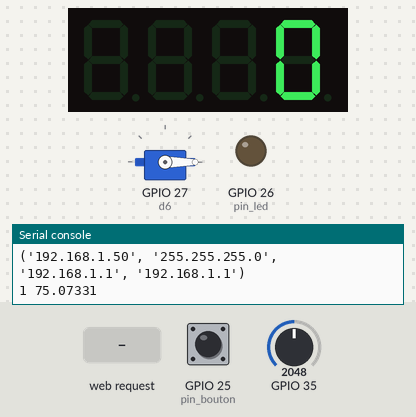
Bench run of a program on a simulated ESP32 board running MicroPython. On the bench: 4-digit seven-segment display, servo, output pins drawn as LEDs (lit = HIGH), the last lines printed to the serial console. The test bench sets the inputs (shaded band); at power-on: GPIO 25 (pin_bouton) HIGH, GPIO 35 = 2048 (analog values on the 0–4095 scale). WiFi joins after 1.5 s; servo angles are drawn from the pulse width (0.5 ms = 0°, 2.5 ms = 180°).

Above: at 2.7 s.
2.8 s: HTTP request GET /?dist=on received
At 3.2 s:
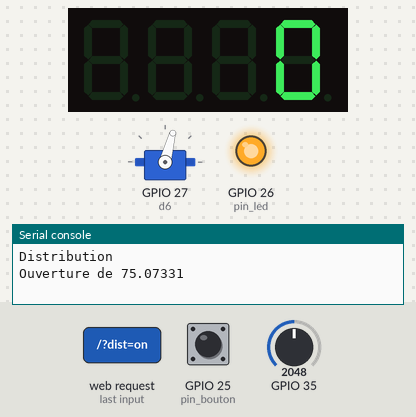
5.3 s: HTTP request GET /?dist=off received
At 6.5 s:
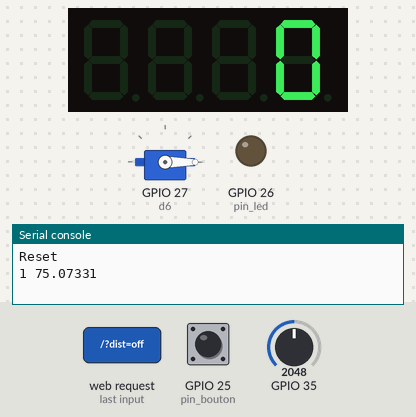
Timing chart, 0 to 8.3 s (numbered marks = the images above; inputs shaded):
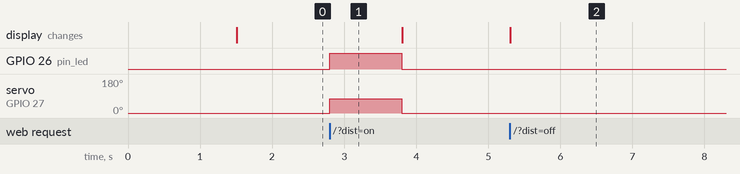

Measured:
- after the input at 2.8 s, GPIO 26 (pin_led): LOW → HIGH at once, → LOW 1.0 s later; servo on GPIO 27 (d6): 0° → 75° at once, → 0° 1.0 s later
- after the input at 5.3 s, the display: changes at once (image 2)

The program:

main.py
```python
# Source :  complete project details at https://RandomNerdTutorials.com


# ---- Les modules pour la carte ----
from machine import *
import time
import tm1637 # Pilotes de l'afficheur 7-segments


# ---- Les modules le wifi----
try:
  import usocket as socket
except:
  import socket

from machine import Pin
import network

import esp
esp.osdebug(None)

import gc
gc.collect()


# ---- Les fonctions pour la partie web ----
def web_page(angle):
  html = """<html>
<head>
    <meta charset="utf-8">
    <title>Distributeur de croquettes</title>
    <meta name="viewport" content="width=device-width, initial-scale=1">
    <link rel="icon" href="data:,">
    <style>
        html{font-family: Helvetica; display:inline-block; margin: 0px auto; text-align: center;}
        h1{color: #0F3376; padding: 2vh;}
        p{font-size: 1.5rem;}
        .button{display: inline-block; background-color: #e7bd3b; border: none; border-radius: 4px; color: white; padding: 16px 40px; text-decoration: none; font-size: 30px; margin: 2px; cursor: pointer;}
        .button2{background-color: #4286f4;}
    </style>
</head>
<body>
    <h1>Distributeur de croquettes pour chat</h1>
    <p>Quantité:</p>
    <p>Nombre: <strong>""" + str(compteur) + """</strong></p>
    <p>Angle: <strong>""" + str(round(angle)) + """</strong></p>
    <p><a href="/?dist=on"><button class="button">Distribuer</button></a></p>
    <p><a href="/?dist=off"><button class="button button2">RAZ</button></a></p>
</body>
</html>"""
  return html


# ---- Les fonction pour commander la partie opérative ----
def setServoAngle(pin, angle):
  if (angle >= 0 and angle <= 180):
    pin.duty(int(0.025*1023 + (angle*0.1*1023)/180))
  else:
    raise ValueError("Servomotor angle have to be set between 0 and 180")


def pinADC(pinNumber, db=ADC.ATTN_11DB, bit=ADC.WIDTH_10BIT):
  pin = ADC(Pin(pinNumber))
  pin.atten(db)
  pin.width(bit)
  return pin


def map(x, x1, x2, y1, y2):
  return x * (y2 - y1) / (x2 - x1) + y1


#--------------------------------------------------------------
# ---- PP et Init ---
#--------------------------------------------------------------

# ---- codes wifi ---
#ssid = 'REPLACE_WITH_YOUR_SSID'
#password = 'REPLACE_WITH_YOUR_PASSWORD'
ssid = 'a_modifier'
password = 'a_modifier'


# Initialisation de la connection
station = network.WLAN(network.STA_IF)
station.active(True)
station.connect(ssid, password)

while station.isconnected() == False:
  pass

print('Connection successful')
print(station.ifconfig())


# --------------------- Initialisation de la carte --------------------------------
# Servo on p27
d6 = PWM(Pin(27), freq=50, duty=0)

# Button on p25
pin_bouton = Pin(25, mode=Pin.IN)

# LED on 26
pin_led = Pin(26, mode=Pin.OUT)

# Potentiometer on p35
a2 = pinADC(35)


# ---- Initialisation de l'afficheur 7-segments ----
tm = tm1637.TM1637(clk=Pin(2), dio=Pin(4))


# ---- Initialiser le système ----
# Initialiser le servomoteur à 0°
setServoAngle(d6, 0)


# Initialiser le compteur de distribution
compteur = 0
tm.number(compteur)


# ---- Initialisation du serveur Web ----
s = socket.socket(socket.AF_INET, socket.SOCK_STREAM)
s.bind(('', 80))
s.listen(5)


# ---- Répéter indéfiniment ----
while True:


    # ---- Gestion du bouton poussoir ----
    vPot = a2.read()
    angle = map(vPot, 0, 1023, 0, 150)

    print(pin_bouton.value(), angle)
    time.sleep(1)

    # Si le bouton est appuyé alors
    if pin_bouton.value() == 0:
        pin_led.on()            # Allumer la LED
        setServoAngle(d6, angle)  # Placer le servomoteur à 150°
        print(f"Ouverture de {angle}")
        time.sleep(1)           # Attendre 1 seconde

        pin_led.off()           # Éteindre la LED
        setServoAngle(d6, 0)    # Placer le servomoteur à 0°
        print("Fermeture")

        # Compter le nombre de distributions
        compteur += 1
        tm.number(compteur)


    # ---- Gestion des reqêtes Web ----
    # Récupérer la requête
    conn, addr = s.accept()
    print('Got a connection from %s' % str(addr))
    request = conn.recv(1024)
    request = str(request)
    print('Content = %s' % request)
    #led_on = request.find('/?led=on')
    #led_off = request.find('/?led=off')
    dist_on = request.find('/?dist=on')
    dist_off = request.find('/?dist=off')

    # Analyser la requête
    if dist_on == 6:
        print('Distribution')
        pin_led.value(1)          # Allumer la LED
        setServoAngle(d6, angle)  # Placer le servomoteur à 150°
        print(f"Ouverture de {angle}")
        time.sleep(1)           # Attendre 1 seconde

        pin_led.value(0)           # Éteindre la LED
        setServoAngle(d6, 0)    # Placer le servomoteur à 0°
        print("Fermeture")

        # Compter le nombre de distributions
        compteur += 1
        tm.number(compteur)


    if  dist_off== 6:
        print('Reset')
        pin_led.value(0)
        # réinitialiser le compteur
        compteur = 0
        tm.number(compteur)


    # Envoyer la nouvelle page
    response = web_page(angle)
    conn.send('HTTP/1.1 200 OK\n')
    conn.send('Content-Type: text/html\n')
    conn.send('Connection: close\n\n')
    conn.sendall(response)
    conn.close()
```
